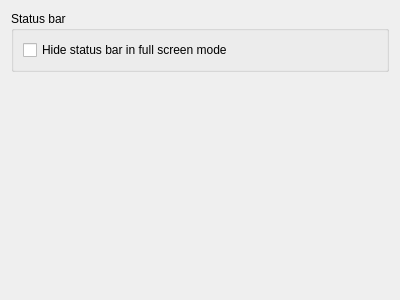
<?xml version="1.0" encoding="UTF-8"?>
<ui version="4.0">
 <class>CSettingsPageInterface</class>
 <widget class="QWidget" name="CSettingsPageInterface">
  <property name="geometry">
   <rect>
    <x>0</x>
    <y>0</y>
    <width>400</width>
    <height>300</height>
   </rect>
  </property>
  <property name="windowTitle">
   <string>Interface</string>
  </property>
  <layout class="QVBoxLayout" name="verticalLayout_2">
   <item>
    <widget class="QGroupBox" name="groupBox">
     <property name="title">
      <string>Status bar</string>
     </property>
     <layout class="QVBoxLayout" name="verticalLayout">
      <item>
       <widget class="QCheckBox" name="_cbHideStatusbrInFullscreen">
        <property name="text">
         <string>Hide status bar in full screen mode</string>
        </property>
       </widget>
      </item>
     </layout>
    </widget>
   </item>
   <item>
    <spacer name="verticalSpacer">
     <property name="orientation">
      <enum>Qt::Vertical</enum>
     </property>
     <property name="sizeHint" stdset="0">
      <size>
       <width>20</width>
       <height>223</height>
      </size>
     </property>
    </spacer>
   </item>
  </layout>
 </widget>
 <resources/>
 <connections/>
</ui>
